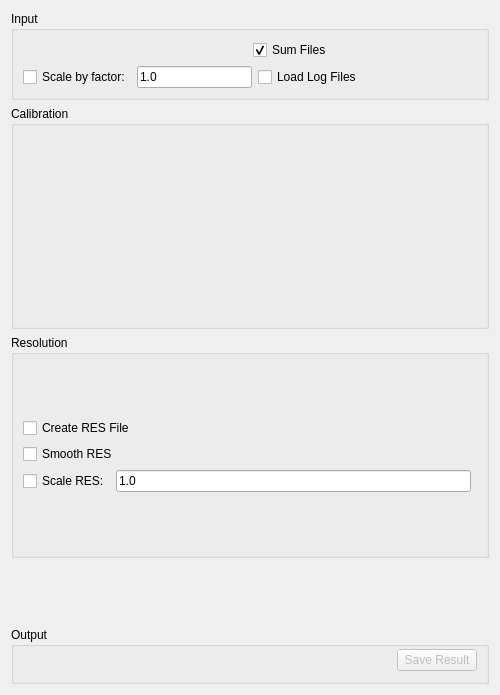
<?xml version="1.0" encoding="UTF-8"?>
<ui version="4.0">
 <class>ISISCalibration</class>
 <widget class="QWidget" name="ISISCalibration">
  <property name="geometry">
   <rect>
    <x>0</x>
    <y>0</y>
    <width>500</width>
    <height>695</height>
   </rect>
  </property>
  <property name="minimumSize">
   <size>
    <width>500</width>
    <height>0</height>
   </size>
  </property>
  <property name="windowTitle">
   <string>Form</string>
  </property>
  <layout class="QVBoxLayout" name="verticalLayout_10">
   <item>
    <widget class="QGroupBox" name="gbInput">
     <property name="title">
      <string>Input</string>
     </property>
     <layout class="QVBoxLayout" name="verticalLayout_11">
      <item>
       <layout class="QHBoxLayout" name="loCalibInputFile">
        <item>
         <widget class="MantidQt::API::FileFinderWidget" name="leRunNo" native="true">
          <property name="sizePolicy">
           <sizepolicy hsizetype="Preferred" vsizetype="Fixed">
            <horstretch>0</horstretch>
            <verstretch>41</verstretch>
           </sizepolicy>
          </property>
          <property name="label" stdset="0">
           <string>Input Runs</string>
          </property>
          <property name="multipleFiles" stdset="0">
           <bool>true</bool>
          </property>
          <property name="algorithmAndProperty" stdset="0">
           <string/>
          </property>
          <property name="fileExtensions" stdset="0">
           <stringlist>
            <string>.raw</string>
           </stringlist>
          </property>
         </widget>
        </item>
        <item>
         <widget class="QCheckBox" name="ckSumFiles">
          <property name="text">
           <string>Sum Files</string>
          </property>
          <property name="checked">
           <bool>true</bool>
          </property>
         </widget>
        </item>
       </layout>
      </item>
      <item>
       <layout class="QHBoxLayout" name="loCalibScaleFactor">
        <item>
         <widget class="QCheckBox" name="ckScale">
          <property name="text">
           <string>Scale by factor:</string>
          </property>
         </widget>
        </item>
        <item>
         <widget class="QLineEdit" name="leScale">
          <property name="text">
           <string>1.0</string>
          </property>
         </widget>
        </item>
        <item>
         <widget class="QCheckBox" name="ckLoadLogFiles">
          <property name="text">
           <string>Load Log Files</string>
          </property>
          <property name="checked">
           <bool>false</bool>
          </property>
         </widget>
        </item>
        <item>
         <spacer name="horizontalSpacer_2">
          <property name="orientation">
           <enum>Qt::Horizontal</enum>
          </property>
          <property name="sizeType">
           <enum>QSizePolicy::Expanding</enum>
          </property>
          <property name="sizeHint" stdset="0">
           <size>
            <width>40</width>
            <height>20</height>
           </size>
          </property>
         </spacer>
        </item>
       </layout>
      </item>
     </layout>
    </widget>
   </item>
   <item>
    <widget class="QGroupBox" name="gbCalibration">
     <property name="title">
      <string>Calibration</string>
     </property>
     <layout class="QHBoxLayout" name="horizontalLayout_20">
      <property name="topMargin">
       <number>0</number>
      </property>
      <property name="bottomMargin">
       <number>0</number>
      </property>
      <item>
       <widget class="QFrame" name="fPropertyTable">
        <property name="minimumSize">
         <size>
          <width>200</width>
          <height>0</height>
         </size>
        </property>
        <layout class="QGridLayout" name="gridLayout">
         <property name="leftMargin">
          <number>0</number>
         </property>
         <property name="topMargin">
          <number>0</number>
         </property>
         <property name="rightMargin">
          <number>0</number>
         </property>
         <property name="bottomMargin">
          <number>0</number>
         </property>
         <item row="0" column="0">
          <layout class="QVBoxLayout" name="propertiesCalibration">
           <property name="topMargin">
            <number>9</number>
           </property>
           <property name="bottomMargin">
            <number>9</number>
           </property>
          </layout>
         </item>
        </layout>
       </widget>
      </item>
      <item>
       <widget class="MantidQt::MantidWidgets::PreviewPlot" name="ppCalibration" native="true">
        <property name="minimumSize">
         <size>
          <width>0</width>
          <height>200</height>
         </size>
        </property>
        <property name="canvasColour" stdset="0">
         <color>
          <red>255</red>
          <green>255</green>
          <blue>255</blue>
         </color>
        </property>
       </widget>
      </item>
     </layout>
    </widget>
   </item>
   <item>
    <widget class="QGroupBox" name="gbResolution">
     <property name="title">
      <string>Resolution</string>
     </property>
     <layout class="QHBoxLayout" name="cal_plots">
      <property name="topMargin">
       <number>0</number>
      </property>
      <property name="bottomMargin">
       <number>0</number>
      </property>
      <item>
       <widget class="QFrame" name="frame">
        <property name="minimumSize">
         <size>
          <width>200</width>
          <height>0</height>
         </size>
        </property>
        <layout class="QGridLayout" name="gridLayout_2">
         <property name="leftMargin">
          <number>0</number>
         </property>
         <property name="topMargin">
          <number>0</number>
         </property>
         <property name="rightMargin">
          <number>0</number>
         </property>
         <property name="bottomMargin">
          <number>0</number>
         </property>
         <item row="0" column="0">
          <layout class="QVBoxLayout" name="loResolutionOptions">
           <item>
            <layout class="QGridLayout" name="loResolutionOptions2">
             <property name="topMargin">
              <number>9</number>
             </property>
             <property name="bottomMargin">
              <number>9</number>
             </property>
             <item row="2" column="0">
              <widget class="QCheckBox" name="ckResolutionScale">
               <property name="enabled">
                <bool>true</bool>
               </property>
               <property name="text">
                <string>Scale RES:</string>
               </property>
              </widget>
             </item>
             <item row="0" column="0" colspan="2">
              <widget class="QCheckBox" name="ckCreateResolution">
               <property name="toolTip">
                <string>Create RES file</string>
               </property>
               <property name="text">
                <string>Create RES File</string>
               </property>
              </widget>
             </item>
             <item row="1" column="0" colspan="2">
              <widget class="QCheckBox" name="ckSmoothResolution">
               <property name="toolTip">
                <string>Apply WienerSmooth algorithm to resolution</string>
               </property>
               <property name="text">
                <string>Smooth RES</string>
               </property>
              </widget>
             </item>
             <item row="2" column="1">
              <widget class="QLineEdit" name="leResolutionScale">
               <property name="text">
                <string>1.0</string>
               </property>
              </widget>
             </item>
            </layout>
           </item>
          </layout>
         </item>
        </layout>
       </widget>
      </item>
      <item>
       <widget class="MantidQt::MantidWidgets::PreviewPlot" name="ppResolution" native="true">
        <property name="minimumSize">
         <size>
          <width>0</width>
          <height>200</height>
         </size>
        </property>
        <property name="canvasColour" stdset="0">
         <color>
          <red>255</red>
          <green>255</green>
          <blue>255</blue>
         </color>
        </property>
       </widget>
      </item>
     </layout>
    </widget>
   </item>
   <item>
    <widget class="MantidQt::CustomInterfaces::RunView" name="runWidget" native="true"/>
   </item>
   <item>
    <widget class="QGroupBox" name="gbOutput">
     <property name="title">
      <string>Output</string>
     </property>
     <layout class="QHBoxLayout" name="horizontalLayout">
      <property name="topMargin">
       <number>0</number>
      </property>
      <property name="bottomMargin">
       <number>7</number>
      </property>
      <item>
       <widget class="MantidQt::CustomInterfaces::OutputPlotOptionsView" name="ipoPlotOptions" native="true"/>
      </item>
      <item>
       <spacer name="horizontalSpacer_0">
        <property name="orientation">
         <enum>Qt::Horizontal</enum>
        </property>
        <property name="sizeHint" stdset="0">
         <size>
          <width>40</width>
          <height>20</height>
         </size>
        </property>
       </spacer>
      </item>
      <item>
       <widget class="QPushButton" name="pbSave">
        <property name="enabled">
         <bool>false</bool>
        </property>
        <property name="text">
         <string>Save Result</string>
        </property>
       </widget>
      </item>
     </layout>
    </widget>
   </item>
  </layout>
 </widget>
 <customwidgets>
  <customwidget>
   <class>MantidQt::CustomInterfaces::OutputPlotOptionsView</class>
   <extends>QWidget</extends>
   <header>MantidQtWidgets/Spectroscopy/OutputWidget/OutputPlotOptionsView.h</header>
   <container>1</container>
  </customwidget>
  <customwidget>
   <class>MantidQt::MantidWidgets::PreviewPlot</class>
   <extends>QWidget</extends>
   <header>MantidQtWidgets/Plotting/PreviewPlot.h</header>
   <container>1</container>
  </customwidget>
  <customwidget>
   <class>MantidQt::API::FileFinderWidget</class>
   <extends>QWidget</extends>
   <header>MantidQtWidgets/Common/FileFinderWidget.h</header>
   <container>1</container>
  </customwidget>
  <customwidget>
   <class>MantidQt::CustomInterfaces::RunView</class>
   <extends>QWidget</extends>
   <header>MantidQtWidgets/Spectroscopy/RunWidget/RunView.h</header>
   <container>1</container>
  </customwidget>
 </customwidgets>
 <resources/>
 <connections/>
</ui>
